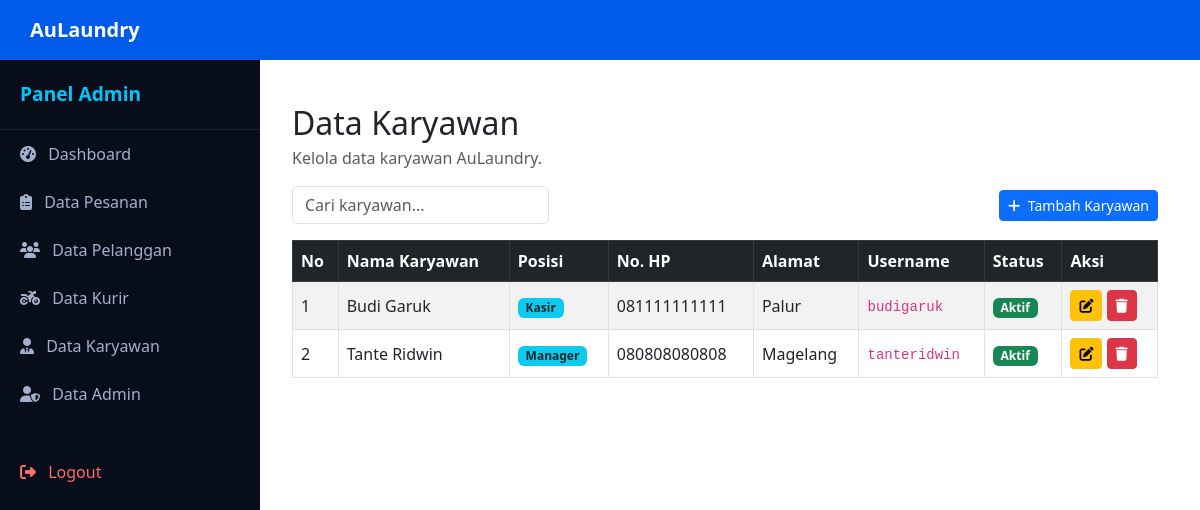
Page /pages/admin/data_karyawan.php (signed in) on the committed database.
### tables this page shows
CREATE TABLE `karyawan` (
  `id_karyawan` int(11) NOT NULL,
  `nama_karyawan` varchar(100) NOT NULL,
  `posisi` varchar(50) NOT NULL,
  `no_hp` varchar(20) NOT NULL,
  `alamat` text DEFAULT NULL,
  `foto_profil` varchar(255) DEFAULT NULL,
  `username` varchar(50) DEFAULT NULL,
  `password` varchar(255) DEFAULT NULL,
  `reset_token` varchar(255) DEFAULT NULL,
  `status_aktif` varchar(20) NOT NULL DEFAULT 'Aktif',
  `created_at` timestamp NOT NULL DEFAULT current_timestamp(),
  `updated_at` timestamp NOT NULL DEFAULT current_timestamp() ON UPDATE current_timestamp()
);

### config/database.php (called while the page is built, shortened)
<?php
$pdo = null;
function db() {
    global $pdo;
    if ($pdo === null) {
        $host    = 'localhost';
        $dbname  = 'db_aulaundry';
        $user    = 'root';
        $pass    = '';
        $charset = 'utf8mb4';
        $dsn = "mysql:host=$host;dbname=$dbname;charset=$charset";
        $options = [
            PDO::ATTR_ERRMODE            => PDO::ERRMODE_EXCEPTION,
            PDO::ATTR_DEFAULT_FETCH_MODE => PDO::FETCH_ASSOC,
            PDO::ATTR_EMULATE_PREPARES   => false,
        ];
        try {
            $pdo = new PDO($dsn, $user, $pass, $options);
        } catch (PDOException $e) {
            die("Koneksi database gagal: " . $e->getMessage());
        }
    }
    return $pdo;
}

### pages/admin/data_karyawan.php (the view, shortened to what this page needs)
<?php
$baseUrl = '/aulaundry';
$karyawan = db()->query("SELECT * FROM karyawan ORDER BY nama_karyawan ASC")->fetchAll();
include __DIR__ . '/../../includes/header.php';
include __DIR__ . '/../../includes/sidebar.php';
?>
<main class="main-content">
    <div class="container-fluid py-4">
        <h2 class="mb-1">Data Karyawan</h2>
        <p class="text-muted">Kelola data karyawan AuLaundry.</p>
        <div class="d-flex justify-content-between align-items-center mb-3 flex-wrap gap-2">
            <div class="search-box">
                <input type="text" id="searchTable" class="form-control" placeholder="Cari karyawan...">
            </div>
            <a href="<?= $baseUrl ?>/pages/admin/tambah_karyawan.php" class="btn btn-primary btn-sm">
                <i class="fa-solid fa-plus me-1"></i> Tambah Karyawan
            </a>
        </div>
        <div class="table-responsive">
            <table class="table table-bordered table-striped table-hover align-middle">
                <thead class="table-dark">
                    <tr>
                        <th>No</th>
                        <th>Nama Karyawan</th>
                        <th>Posisi</th>
                        <th>No. HP</th>
                        <th>Alamat</th>
                        <th>Username</th>
                        <th>Status</th>
                        <th>Aksi</th>
                    </tr>
                </thead>
                <tbody>
                    <?php if (empty($karyawan)): ?>
                        <tr><td colspan="8" class="text-center text-muted">Belum ada data karyawan.</td></tr>
                    <?php else: ?>
                        <?php foreach ($karyawan as $i => $k): ?>
                            <tr>
                                <td><?= $i + 1 ?></td>
                                <td><?= htmlspecialchars($k['nama_karyawan']) ?></td>
                                <td><span class="badge bg-info text-dark"><?= htmlspecialchars($k['posisi']) ?></span></td>
                                <td><?= htmlspecialchars($k['no_hp']) ?></td>
                                <td><?= htmlspecialchars($k['alamat'] ?? '-') ?></td>
                                <td><code><?= htmlspecialchars($k['username'] ?? '-') ?></code></td>
                                <td>
                                    <?php
                                    $statusClass = (strtolower($k['status_aktif']) === 'aktif') ? 'bg-success' : 'bg-secondary';
                                    ?>
                                    <span class="badge <?= $statusClass ?>"><?= htmlspecialchars($k['status_aktif']) ?></span>
                                </td>
                                <td>
                                    <a href="<?= $baseUrl ?>/pages/admin/edit_karyawan.php?id=<?= $k['id_karyawan'] ?>" class="btn btn-sm btn-warning" title="Edit">
                                        <i class="fa-solid fa-pen-to-square"></i>
                                    </a>
                                    <a href="<?= $baseUrl ?>/actions/karyawan/hapus.php?id=<?= $k['id_karyawan'] ?>" class="btn btn-sm btn-danger" title="Hapus" onclick="return confirm('Hapus karyawan <?= htmlspecialchars($k['nama_karyawan']) ?>?')">
                                        <i class="fa-solid fa-trash"></i>
                                    </a>
                                </td>
                            </tr>
                        <?php endforeach; ?>
                    <?php endif; ?>
                </tbody>
            </table>
        </div>
    </div>
</main>
<?php include __DIR__ . '/../../includes/footer.php'; ?>

### includes/header.php (style rules this page uses)
body, html { height: 100%; margin: 0; overflow-x: hidden; font-family: 'Segoe UI', Tahoma, Geneva, Verdana, sans-serif; }

### pages/admin/data_karyawan.php (style rules this page uses)
.main-content { margin-left: 250px; padding-top: 80px; padding-bottom: 30px; padding-left: 30px; padding-right: 30px; min-height: 100vh; }

### rows in the picture
karyawan: nama_karyawan "Budi Garuk", posisi "Kasir", no_hp "081111111111", alamat "Palur", username "budigaruk", status_aktif "Aktif"
karyawan: nama_karyawan "Tante Ridwin", posisi "Manager", no_hp "080808080808", alamat "Magelang", username "tanteridwin", status_aktif "Aktif"

### other values in the picture
$role "Admin"
